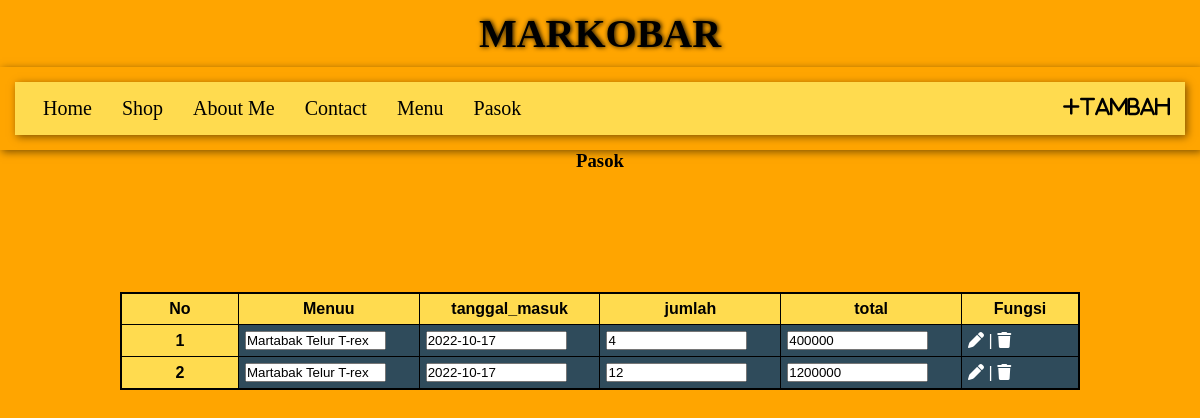
The app's page /POSTTEST5/pasok/view.php, older data.
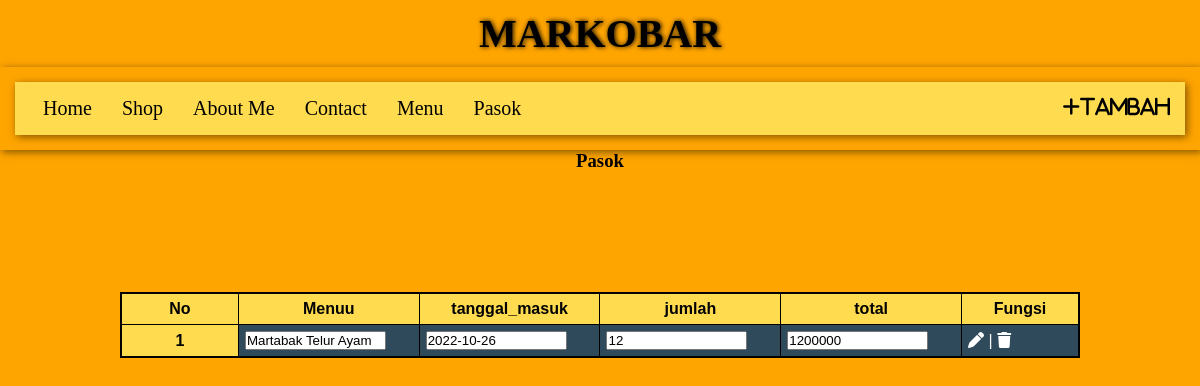
The same page, newer data.
### tables this page shows
CREATE TABLE `pasok` (
  `id_pasok` int(11) NOT NULL,
  `id_menu` int(11) NOT NULL,
  `tanggal_masuk` date NOT NULL,
  `jumlah` int(11) NOT NULL,
  `total` float NOT NULL
);

CREATE TABLE `menu` (
  `id_menu` int(11) NOT NULL,
  `nama_menu` varchar(32) NOT NULL,
  `harga_menu` float NOT NULL,
  `stok` int(11) NOT NULL
);

### POSTTEST5/pasok/view.php (the view, shortened to what this page needs)
<?php
    include "../menu_utama.php";
?>
<!DOCTYPE html>
<html lang="en">
<head>
</head>
<body class="body">
<form action="" method="POST">
        <h3 align="center">Pasok</h3>
        <table align="center" border="0" class="table">
            <tr>
                <th>No</th>
                <th>Menuu</th>
                <th>tanggal_masuk</th>
                <th>jumlah</th>
                <th>total</th>
                <th>Fungsi</th>
            </tr>
                <?php
                $no = 1;
                $tablepasok = mysqli_query($connect, "SELECT * FROM pasok");
                while($rowpasok = mysqli_fetch_array($tablepasok)){
                    $idMenu      = $rowpasok['id_menu'];
                    $tablebarang   =mysqli_query($connect, "SELECT * FROM menu WHERE id_menu='$idMenu'");
                    $rowMenu    =mysqli_fetch_array($tablebarang);
                ?>
            <tr>
                <th><?= $no++ ?></th>
                <td><input type="text" size="15" readonly value="<?= $rowMenu['nama_menu'] ?>"></td>
                <td><input type="text" size="15" readonly value="<?= $rowpasok['tanggal_masuk'] ?>"></td>
                <td><input type="text" size="15" readonly value="<?= $rowpasok['jumlah'] ?>"></td>
                <td><input type="text" size="15" readonly value="<?= $rowpasok['total'] ?>"></td>
                <td><a href="update.php?id=<?= $rowMenu['id_menu']?>"><i class="fa-solid fa-pen"></i></a> | <a href="delete.php?id=<?= $rowMenu['id_menu'] ?>"><i class="fa-solid fa-trash"></i></a></td>
            </tr>
                <?php } ?>
        </table>
        </form>
    <br>
    <br>
</body>
</html>

### POSTTEST5/menu_utama.php (shortened to what this page needs)
<!DOCTYPE html>
<html lang="en">
<head>
        <link rel="stylesheet" href="css/style.css">
<body>
    <header class="header">
        <h1>MARKOBAR</h1>
        <nav class="navbar-nav">
            <div class="isi">
                <nav id="nav-1">
 		<a class="nav" href="../index.php">Home</a>
 		<a class="nav" href="#">Shop</a>
		 <a class="nav" href="#">About Me</a>
 		<a class="nav" href="#">Contact</a>
 		<a class="nav" href="../menu/view.php">Menu</a>
 		<a class="nav" href="../pasok/view.php">Pasok</a>
        <a href="create.php" class="nav"><i class="fa-solid fa-plus">Tambah </i></a>
         </div>
        </nav>
    </header>

### POSTTEST5/css/style.css (style rules this page uses)
header h1 { text-align: center; justify-content: center; margin:auto; display: block; padding: 10px; text-shadow: 1px 0 5px; font-family: 'Frank Ruhl Libre', serif; font-size: 20px; }

### POSTTEST5/menu_utama.php (style rules this page uses)
* { box-sizing: border-box; }
.header h1 { font-size: 40px; font-family: raleway; }
h1 { text-align: center; font-family: raleway; }
body { background-color: orange; background-size: 100% 100%; margin: 0px; }
nav { padding: 15px; font-family: raleway; box-shadow: 2px 2px 8px rgba(0, 0, 0, 0.5); }
#nav-1 { background: #ffdb4f; }
.nav { transition: 0.3%; background: #ffdb4f; color: #000000; font-size: 20px; text-decoration: none; border-top: 4px solid #ffdb4f; border-bottom: 4px #ffdb4f; padding: 3px; margin: 10px; }
.nav i { float: right; }

### POSTTEST5/pasok/view.php (style rules this page uses)
* { margin: 0; padding: 0; }
table th { text-align: center; background-color: #ffdb4f; color: black; }
table { font-family: "Trebuchet MS", Arial, Helvetica, sans-serif; border-collapse: collapse; width: 80%; margin-top: 10%; margin-left: auto; margin-right: auto; border: 2px solid black; }
table td, table th { border: 1px solid black; padding: 6px; width: 100px; }
table tr td a { color: white; }
table tr:nth-child(even) { background-color: #2f4b5b; color: white; }
table tr:nth-child(odd) { background-color: #2f4b5b; color: white; }

Row changes from the older to the newer data that the page shows:
removed pasok: id_menu.nama_menu "Martabak Telur T-rex", tanggal_masuk "2022-10-17", jumlah "4", total "400000"
removed pasok: id_menu.nama_menu "Martabak Telur T-rex", tanggal_masuk "2022-10-17", jumlah "12", total "1200000"
added pasok: id_menu.nama_menu "Martabak Telur Ayam", tanggal_masuk "2022-10-26", jumlah "12", total "1200000"
